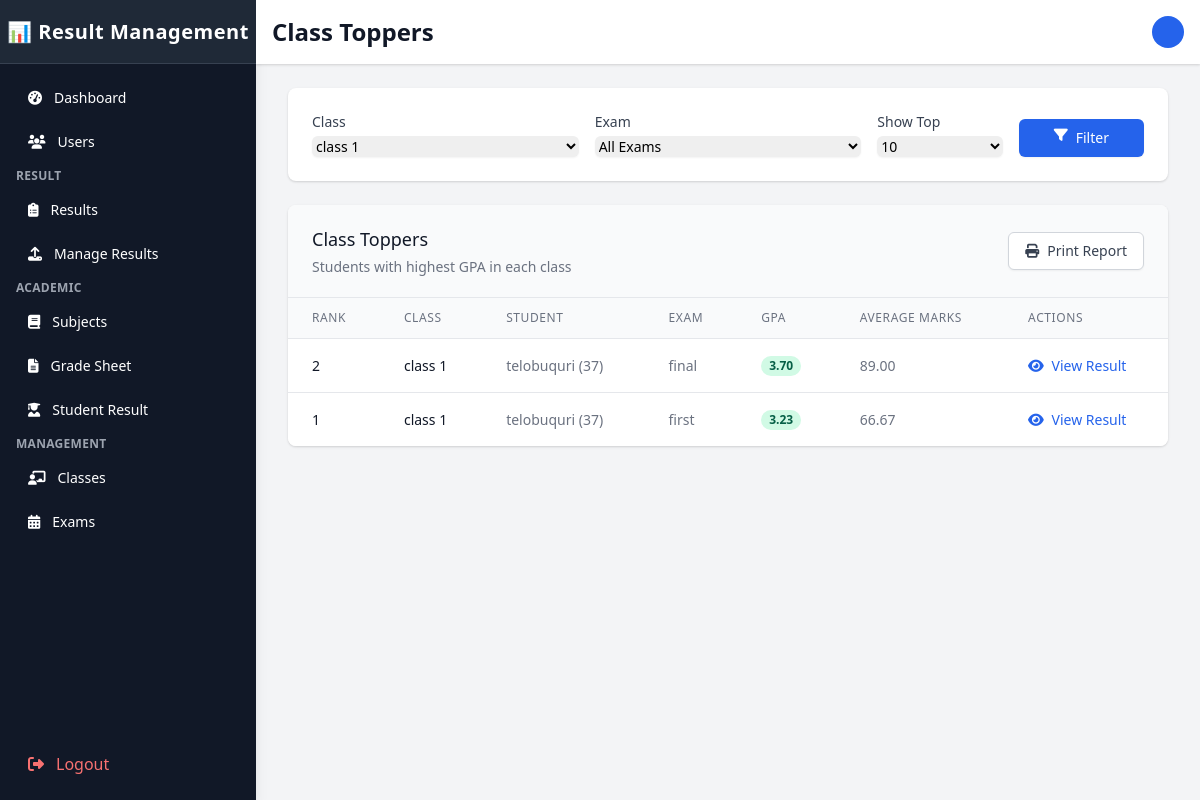
/Admin/class_topers.php?class_id=9 (signed in), run on the app's committed database.
### tables this page shows
CREATE TABLE `student_performance` (
  `performance_id` int(11) NOT NULL,
  `student_id` varchar(20) NOT NULL,
  `exam_id` int(11) NOT NULL,
  `average_marks` decimal(5,2) DEFAULT NULL,
  `gpa` decimal(3,2) DEFAULT NULL,
  `total_subjects` int(11) DEFAULT NULL,
  `subjects_passed` int(11) DEFAULT NULL,
  `rank` int(11) DEFAULT NULL,
  `remarks` text DEFAULT NULL,
  `created_at` timestamp NOT NULL DEFAULT current_timestamp(),
  `updated_at` timestamp NOT NULL DEFAULT current_timestamp() ON UPDATE current_timestamp()
);

CREATE TABLE `classes` (
  `class_id` int(11) NOT NULL,
  `class_name` varchar(100) NOT NULL,
  `class_numeric` int(11) NOT NULL DEFAULT 0,
  `class_teacher_id` int(11) DEFAULT NULL,
  `section` varchar(10) DEFAULT NULL,
  `academic_year` varchar(20) NOT NULL,
  `description` text DEFAULT NULL,
  `is_active` tinyint(1) NOT NULL DEFAULT 1,
  `created_at` timestamp NOT NULL DEFAULT current_timestamp(),
  `updated_at` timestamp NOT NULL DEFAULT current_timestamp() ON UPDATE current_timestamp()
);

CREATE TABLE `users` (
  `user_id` int(11) NOT NULL,
  `username` varchar(50) NOT NULL,
  `password` varchar(255) NOT NULL,
  `full_name` varchar(100) NOT NULL,
  `email` varchar(100) NOT NULL,
  `gender` enum('male','female','other') DEFAULT NULL,
  `role` enum('admin','teacher','student') NOT NULL,
  `status` enum('active','inactive','pending','locked') DEFAULT 'active',
  `profile_image` varchar(255) DEFAULT NULL,
  `last_login` datetime DEFAULT NULL,
  `failed_login_attempts` int(11) NOT NULL DEFAULT 0,
  `last_failed_login` datetime DEFAULT NULL,
  `password_reset_token` varchar(100) DEFAULT NULL,
  `password_reset_expires` datetime DEFAULT NULL,
  `email_verified` tinyint(1) NOT NULL DEFAULT 0,
  `email_verification_token` varchar(100) DEFAULT NULL,
  `created_at` timestamp NOT NULL DEFAULT current_timestamp(),
  `updated_at` timestamp NOT NULL DEFAULT current_timestamp() ON UPDATE current_timestamp(),
  `phone` varchar(20) DEFAULT NULL,
  `address` varchar(255) DEFAULT NULL
);

CREATE TABLE `students` (
  `student_id` varchar(20) NOT NULL,
  `user_id` int(11) NOT NULL,
  `roll_number` varchar(20) NOT NULL,
  `registration_number` varchar(30) NOT NULL,
  `class_id` int(11) DEFAULT NULL,
  `batch_year` year(4) NOT NULL,
  `date_of_birth` date DEFAULT NULL,
  `gender` enum('male','female','other') DEFAULT NULL,
  `address` text DEFAULT NULL,
  `phone` varchar(20) DEFAULT NULL,
  `parent_name` varchar(100) DEFAULT NULL,
  `parent_phone` varchar(20) DEFAULT NULL,
  `parent_email` varchar(100) DEFAULT NULL,
  `is_active` tinyint(1) NOT NULL DEFAULT 1,
  `created_at` timestamp NOT NULL DEFAULT current_timestamp(),
  `updated_at` timestamp NOT NULL DEFAULT current_timestamp() ON UPDATE current_timestamp(),
  `section_id` int(11) DEFAULT NULL
);

CREATE TABLE `exams` (
  `exam_id` int(11) NOT NULL,
  `exam_name` varchar(100) NOT NULL,
  `exam_type` enum('midterm','final','quiz','assignment','project','other','First Terminal','Second Terminal','Third Terminal','Final Terminal') NOT NULL,
  `class_id` int(11) DEFAULT NULL,
  `start_date` date DEFAULT NULL,
  `end_date` date DEFAULT NULL,
  `total_marks` int(11) NOT NULL,
  `passing_marks` int(11) NOT NULL,
  `academic_year` varchar(20) NOT NULL,
  `description` text DEFAULT NULL,
  `status` enum('upcoming','ongoing','completed','cancelled') DEFAULT 'upcoming',
  `exam_date` date DEFAULT NULL,
  `is_active` tinyint(1) NOT NULL DEFAULT 1,
  `created_at` timestamp NOT NULL DEFAULT current_timestamp(),
  `updated_at` timestamp NOT NULL DEFAULT current_timestamp() ON UPDATE current_timestamp(),
  `results_published` tinyint(1) NOT NULL DEFAULT 0 COMMENT 'Flag indicating if results are published (1) or not (0)'
);

### Admin/class_topers.php (the view, shortened to what the rows shown need)
<?php
$conn = new mysqli('localhost', 'root', '', 'result_management');
$class_id = isset($_GET['class_id']) ? $_GET['class_id'] : '';
$exam_id = isset($_GET['exam_id']) ? $_GET['exam_id'] : '';
$limit = isset($_GET['limit']) ? (int)$_GET['limit'] : 10;
$class_toppers = [];
if (!empty($class_id) || !empty($exam_id)) {
    $table_exists = $conn->query("SHOW TABLES LIKE 'student_performance'");
    if ($table_exists->num_rows > 0) {
        $query = "
            SELECT
                c.class_id,
                c.class_name,
                c.section,
                s.student_id,
                s.roll_number,
                u.full_name,
                sp.exam_id,
                e.exam_name,
                sp.gpa,
                sp.average_marks,
                sp.rank
            FROM
                student_performance sp
            JOIN
                students s ON sp.student_id = s.student_id
            JOIN
                users u ON s.user_id = u.user_id
            JOIN
                classes c ON s.class_id = c.class_id
            JOIN
                exams e ON sp.exam_id = e.exam_id
            WHERE 1=1
        ";
        if (!empty($class_id)) {
            $query .= " AND c.class_id = $class_id";
        }
        $query .= "
            ORDER BY
                c.class_name, c.section, e.exam_name, sp.rank
            LIMIT $limit
        ";
    }
    $result = $conn->query($query);
    while ($row = $result->fetch_assoc()) {
        $class_toppers[] = $row;
    }
}
?>
<!DOCTYPE html>
<html lang="en">
<head>
    <link href="https://cdn.tailwindcss.com" rel="stylesheet">
    <link rel="stylesheet" href="https://cdnjs.cloudflare.com/ajax/libs/font-awesome/6.4.0/css/all.min.css">
</head>
<body class="bg-gray-100">
    <div class="flex h-screen overflow-hidden">
        <?php
        include 'sidebar.php';
        ?>
        <div class="flex flex-col flex-1 w-0 overflow-hidden">
            <div class="relative z-10 flex-shrink-0 flex h-16 bg-white shadow">
                <div class="flex-1 px-4 flex justify-between">
                    <div class="flex-1 flex">
                        <div class="w-full flex md:ml-0">
                            <h1 class="text-2xl font-semibold text-gray-900 my-auto">Class Toppers</h1>
                        </div>
                    </div>
                </div>
            </div>
            <main class="flex-1 relative overflow-y-auto focus:outline-none">
                <div class="py-6">
                    <div class="max-w-7xl mx-auto px-4 sm:px-6 md:px-8">
                        <div class="bg-white shadow rounded-lg overflow-hidden">
                            <div class="overflow-x-auto">
                                <table class="min-w-full divide-y divide-gray-200">
                                    <thead class="bg-gray-50">
                                        <tr>
                                            <th scope="col" class="px-6 py-3 text-left text-xs font-medium text-gray-500 uppercase tracking-wider">Rank</th>
                                            <th scope="col" class="px-6 py-3 text-left text-xs font-medium text-gray-500 uppercase tracking-wider">Class</th>
                                            <th scope="col" class="px-6 py-3 text-left text-xs font-medium text-gray-500 uppercase tracking-wider">Student</th>
                                            <th scope="col" class="px-6 py-3 text-left text-xs font-medium text-gray-500 uppercase tracking-wider">Exam</th>
                                            <th scope="col" class="px-6 py-3 text-left text-xs font-medium text-gray-500 uppercase tracking-wider">GPA</th>
                                            <th scope="col" class="px-6 py-3 text-left text-xs font-medium text-gray-500 uppercase tracking-wider">Average Marks</th>
                                            <th scope="col" class="px-6 py-3 text-left text-xs font-medium text-gray-500 uppercase tracking-wider">Actions</th>
                                        </tr>
                                    </thead>
                                    <tbody class="bg-white divide-y divide-gray-200">
                                        <?php if (empty($class_toppers)): ?>
                                            <tr>
                                                <td colspan="7" class="px-6 py-4 text-center text-sm text-gray-500">No data available. Please select a class and/or exam to view toppers.</td>
                                            </tr>
                                        <?php else: ?>
                                            <?php
                                            $rank = 1;
                                            $current_class = '';
                                            $current_exam = '';
                                            foreach ($class_toppers as $index => $topper):
                                                $class_key = $topper['class_name'] . $topper['section'];
                                                $exam_key = $topper['exam_id'];
                                                if ($current_class != $class_key || $current_exam != $exam_key) {
                                                    $rank = 1;
                                                    $current_class = $class_key;
                                                    $current_exam = $exam_key;
                                                }
                                                $display_rank = isset($topper['rank']) ? $topper['rank'] : $rank;
                                            ?>
                                                <tr>
                                                    <td class="px-6 py-4 whitespace-nowrap text-sm font-medium text-gray-900">
                                                        <?php echo $display_rank; ?>
                                                    </td>
                                                    <td class="px-6 py-4 whitespace-nowrap text-sm font-medium text-gray-900">
                                                        <?php echo $topper['class_name'] . ' ' . $topper['section']; ?>
                                                    </td>
                                                    <td class="px-6 py-4 whitespace-nowrap text-sm text-gray-500">
                                                        <?php echo $topper['full_name'] . ' (' . $topper['roll_number'] . ')'; ?>
                                                    </td>
                                                    <td class="px-6 py-4 whitespace-nowrap text-sm text-gray-500">
                                                        <?php echo $topper['exam_name']; ?>
                                                    </td>
                                                    <td class="px-6 py-4 whitespace-nowrap text-sm text-gray-500">
                                                        <span class="px-2 inline-flex text-xs leading-5 font-semibold rounded-full bg-green-100 text-green-800">
                                                            <?php echo number_format($topper['gpa'], 2); ?>
                                                        </span>
                                                    </td>
                                                    <td class="px-6 py-4 whitespace-nowrap text-sm text-gray-500">
                                                        <?php echo number_format($topper['average_marks'], 2); ?>
                                                    </td>
                                                    <td class="px-6 py-4 whitespace-nowrap text-sm font-medium">
                                                        <a href="view_result.php?student_id=<?php echo $topper['student_id']; ?>&exam_id=<?php echo $topper['exam_id']; ?>" class="text-blue-600 hover:text-blue-900">
                                                            <i class="fas fa-eye mr-1"></i> View Result
                                                        </a>
                                                    </td>
                                                </tr>
                                            <?php
                                                $rank++;
                                            endforeach;
                                            ?>
                                        <?php endif; ?>
                                    </tbody>
                                </table>
                            </div>
                        </div>
                    </div>
                </div>
            </main>
        </div>
    </div>
</body>
</html>

### data on the page
student_performance: rank "2", classes.class_name "class 1", users.full_name "telobuquri", student.roll_number "37", exam.exam_name "final", gpa "3.70", average_marks "89.00"
student_performance: rank "1", classes.class_name "class 1", users.full_name "telobuquri", student.roll_number "37", exam.exam_name "first", gpa "3.23", average_marks "66.67"

### other printed values
form field class_id "class 1"
